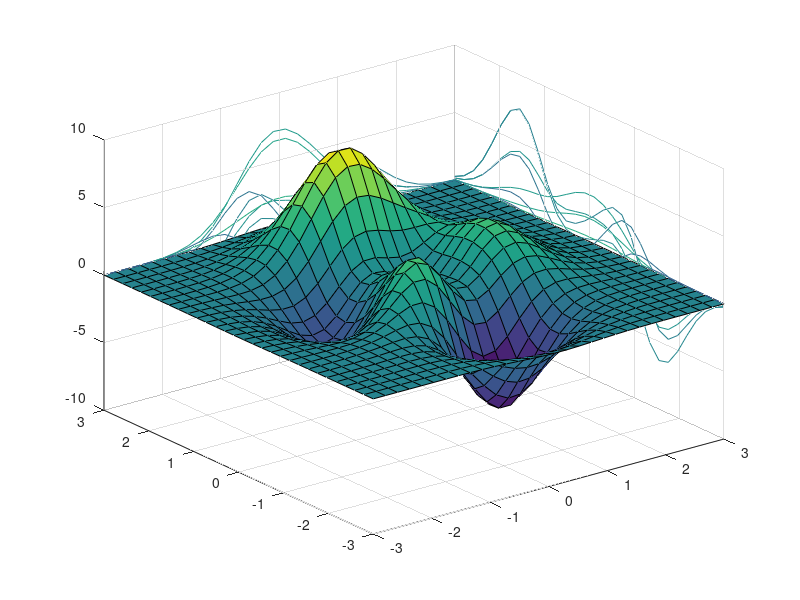

MATLAB code to generate this figure:
%% contour plane example

[X,Y,Z] = peaks(30);
h1=surf(X,Y,Z);
xmin=-3;xmax=3;ymin=-3;ymax=3;zmin=-10;zmax=10;
axis([xmin xmax ymin ymax zmin zmax]) 
hold on;
%% contour on yz plane
[C,h]=contour(Y,Z,X);
hpatch = get(h,'Children');
for i = 1:length(hpatch)
      ch = hpatch(i);
      xdata = get(ch,'Xdata'); %
      ydata = get(ch,'Ydata');
      set(ch,'Xdata',zeros(size(xdata))+xmax);
      set(ch,'Zdata',ydata);
      set(ch,'Ydata',xdata);
end
%% contour on xz plane
[C,h]=contour(X,Z,Y);
hpatch = get(h,'Children');
for i = 1:length(hpatch)
      ch = hpatch(i);
      xdata = get(ch,'Xdata'); %
      ydata = get(ch,'Ydata');
      set(ch,'Ydata',zeros(size(ydata))+ymax);
      set(ch,'Zdata',ydata);
      set(ch,'Xdata',xdata);
end